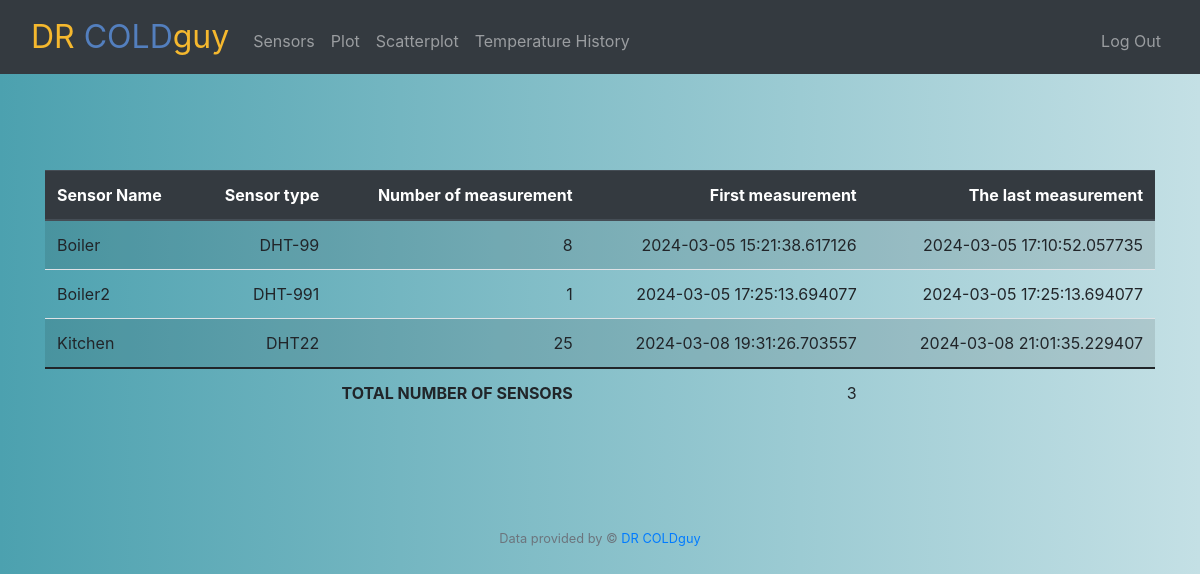
The page /sensors (signed in) on the database its author committed.
### tables this page shows
CREATE TABLE temp( id INTEGER PRIMARY KEY AUTOINCREMENT, sensor_type TEXT, sensor_name TEXT, temperature REAL, humidity REAL, datetime TEXT);

### app.py (the view)
@app.route("/sensors", methods=["GET"])
@login_required
def sensors():
    if request.method == 'GET':
        try:
            with sqlite3.connect(DATABASE) as con:
                cur = con.cursor()
                first = {}
                last = {}
                count = {}
                sensor_type = {}
                sensor_names = cur.execute(''' SELECT sensor_name FROM temp GROUP BY sensor_name ''').fetchall()
                for sensor_name in sensor_names:
                    sensor_type[sensor_name[0]] = cur.execute(
                        ''' SELECT sensor_type FROM temp WHERE sensor_name = ? GROUP BY sensor_name LIMIT 1''',
                        (sensor_name)).fetchall()
                    count[sensor_name[0]] = cur.execute(''' SELECT count(*) FROM temp WHERE sensor_name = ? GROUP BY sensor_name ''', (sensor_name)).fetchall()
                    first[sensor_name[0]] = cur.execute(''' SELECT datetime FROM temp WHERE sensor_name = ? ORDER BY datetime ASC LIMIT 1''', (sensor_name)).fetchall()
                    last[sensor_name[0]] = cur.execute(
                        ''' SELECT datetime FROM temp WHERE sensor_name = ? ORDER BY datetime DESC LIMIT 1''',
                        (sensor_name)).fetchall()
                con.commit()
                msg = "Record successfully SELECTed"
                print(msg)
        except:
            con.rollback()
            msg = "error in SELECT operation on DB"
            print(msg)
            return apology(msg)
        finally:
            con.close()
            sellen = len(sensor_names)
            return render_template("sensors.html", sensors=sensor_names, total=sellen, first=first, last=last, count=count, sensor_type=sensor_type)

### app.py (called while the page is built)
def login_required(f):
    @wraps(f)
    def decorated_function(*args, **kwargs):
        if session.get("user_id") is None:
            return redirect("/login")
        return f(*args, **kwargs)
    return decorated_function

@app.after_request
def after_request(response):
    response.headers["Cache-Control"] = "no-cache, no-store, must-revalidate"
    response.headers["Expires"] = 0
    response.headers["Pragma"] = "no-cache"
    return response

### templates/sensors.html (shortened to what this page needs)
{% extends "layout.html" %}
{% block main %}
    <main class="container py-5 text-center">
    <div class="align-center">
    <table class="table table-striped">
        <thead class="thead-dark">
            <tr>
                <th class="text-start">Sensor Name</th>
                <th class="text-end">Sensor type</th>
                <th class="text-end">Number of measurement</th>
                <th class="text-end">First measurement</th>
                <th class="text-end">The last measurement</th>
            </tr>
        </thead>
       <tbody>
                {% for sensor in sensors %}
                    <tr>
                    <td class="text-start">{{ sensor[0] }}</td>
                        <td class="text-end">{{ sensor_type[sensor[0]][0][0] }}</td>
                    <td class="text-end">{{ count[sensor[0]][0][0] }}</td>
                    <td class="text-end">{{ first[sensor[0]][0][0] }}</td>
                    <td class="text-end">{{ last[sensor[0]][0][0] }}</td>
                    </tr>
               {% endfor %}
        </tbody>
        <tfoot>
            <tr>
                <td class="border-0 fw-bold text-end" colspan="3">TOTAL NUMBER OF SENSORS</td>
                <td class="border-0 w-bold text-end">{{ total }}</td>
            </tr>
        </tfoot>
    </table>
    </div>
    </main>
{% endblock %}

### static/styles.css (style rules this page uses)
body { display: inline; align-items: center; justify-content: center; height: 80vh; margin: 0; background: linear-gradient(to right, #4ca1af, #c4e0e5); }

### rows shown on the page
temp: sensor_name "Boiler", sensor_type "DHT-99", id "8", datetime "2024-03-05 17:10:52.057735"
temp: datetime "2024-03-05 15:21:38.617126"
temp: sensor_name "Boiler2", sensor_type "DHT-991", count "1", datetime "2024-03-05 17:25:13.694077"
temp: sensor_name "Kitchen", sensor_type "DHT22", id "25"
temp: datetime "2024-03-08 19:31:26.703557"
temp: datetime "2024-03-08 21:01:35.229407"

### other values the page prints
{{ total }} "3"
